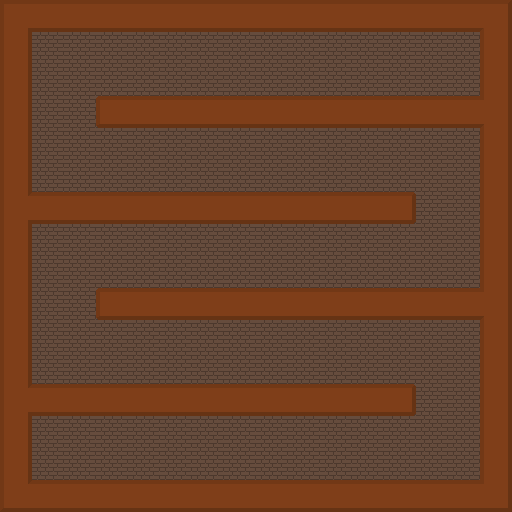

A 2D game scene composited from a Tiled map and its tileset images. What follows is a short description and the map's XML, with each tile layer's data collapsed to a summary:
An orthogonal 16x16 tile map with 32x32 px tiles, 2 tile layers (floor, walls) and 23 objects (10x treasure, 6x gen_ghost, 2x vdoor, 2x health, exit, ...).

<map version="1.0" orientation="orthogonal" width="16" height="16" tilewidth="32" tileheight="32">
 <tileset firstgid="1" name="tiles" tilewidth="32" tileheight="32">
  <image source="../gfx/tiles.png" width="256" height="256" />
 </tileset>
 <layer name="floor" width="16" height="16">
  <data>[256 cells, 256 non-empty, 1 distinct tile ids]</data>
 </layer>
 <layer name="walls" width="16" height="16">
  <data>[256 cells, 108 non-empty, 10 distinct tile ids]</data>
 </layer>
 <objectgroup name="entities" width="16" height="16">
  <object name="exit_1" type="exit" x="448" y="32" width="32" height="32" />
  <object name="start" type="start" x="32" y="448" width="32" height="32" />
  <object name="gen1" type="gen_ghost" x="32" y="288" width="32" height="32" />
  <object name="gen2" type="gen_ghost" x="448" y="192" width="32" height="32" />
  <object name="gen3" type="gen_ghost" x="32" y="32" width="32" height="32" />
  <object name="gen4" type="gen_ghost" x="288" y="32" width="32" height="32" />
  <object name="door1" type="vdoor" x="192" y="416" width="32" height="32" />
  <object name="door1" type="vdoor" x="192" y="448" width="32" height="32" />
  <object name="key1" type="key" x="128" y="416" width="32" height="32" />
  <object name="gen5" type="gen_ghost" x="320" y="416" width="32" height="32" />
  <object name="treasure1" type="treasure" x="256" y="416" width="32" height="32" />
  <object name="treasure2" type="treasure" x="448" y="64" width="32" height="32" />
  <object name="treasure3" type="treasure" x="160" y="32" width="32" height="32" />
  <object name="treasure4" type="treasure" x="64" y="96" width="32" height="32" />
  <object name="treasure5" type="treasure" x="32" y="96" width="32" height="32" />
  <object name="gen5" type="gen_ghost" x="352" y="64" width="32" height="32" />
  <object name="treasure6" type="treasure" x="384" y="224" width="32" height="32" />
  <object name="treasure7" type="treasure" x="96" y="352" width="32" height="32" />
  <object name="treasure8" type="treasure" x="416" y="64" width="32" height="32" />
  <object name="treasure9" type="treasure" x="416" y="32" width="32" height="32" />
  <object name="treasure10" type="treasure" x="160" y="64" width="32" height="32" />
  <object name="health1" type="health" x="384" y="32" width="32" height="32" />
  <object name="health2" type="health" x="384" y="64" width="32" height="32" />
 </objectgroup>
</map>
